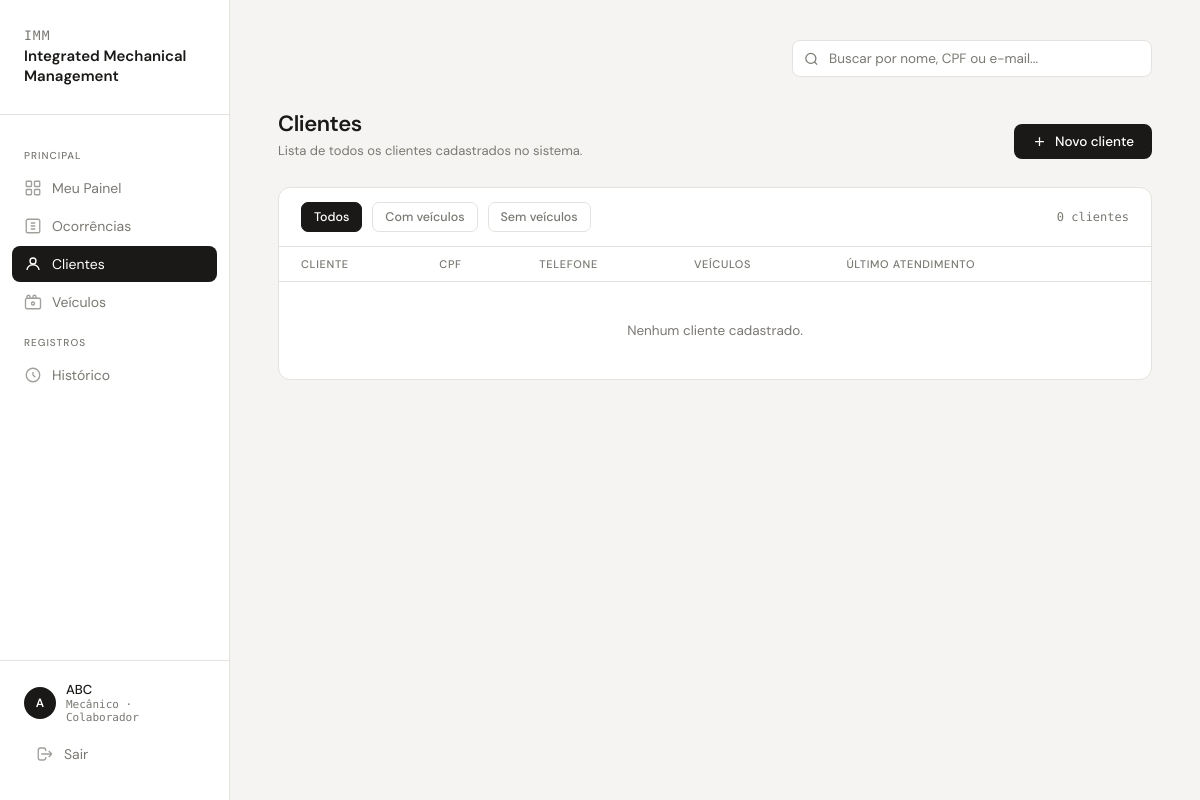
Before: /colaborador/visualizar_clientes.php (signed in) with the older database file.
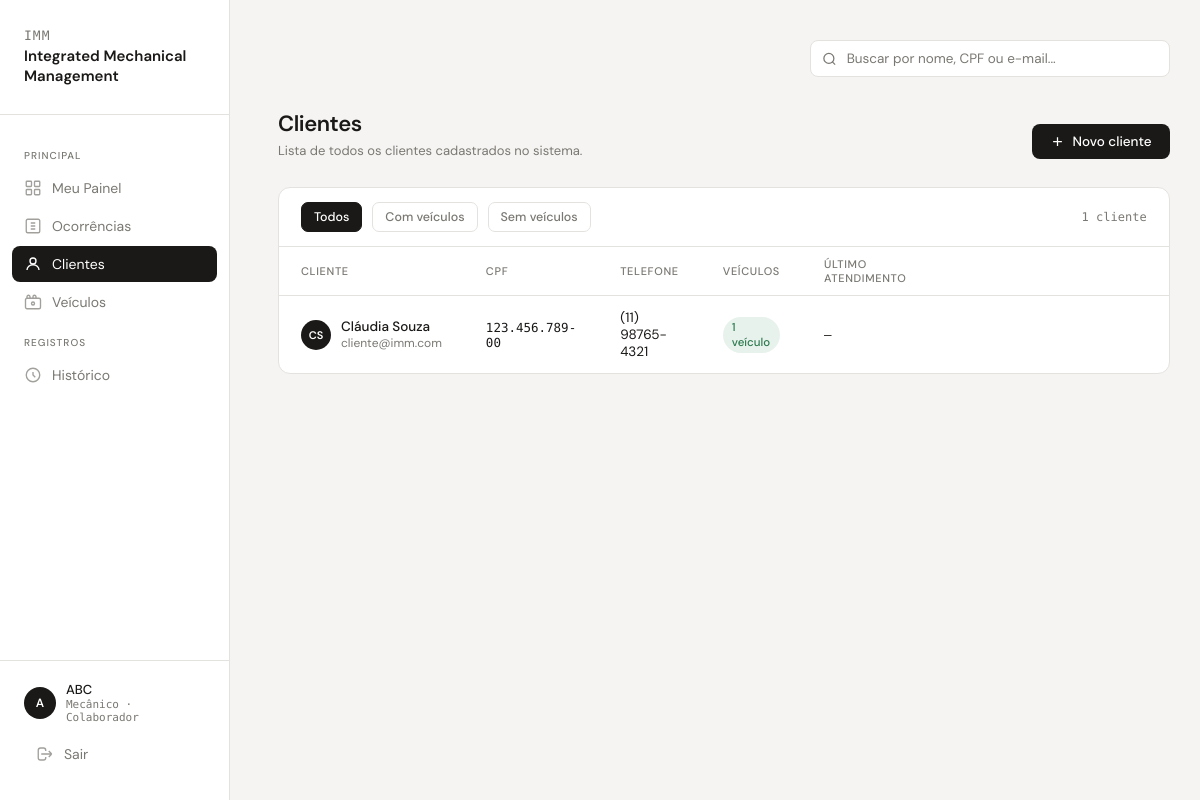
After: the same page with the newer database file.
### tables this page shows
CREATE TABLE `cliente` (
  `id` char(36) NOT NULL DEFAULT uuid(),
  `nome` varchar(100) NOT NULL,
  `cpf` varchar(11) NOT NULL,
  `email` varchar(100) NOT NULL,
  `senha` varchar(100) NOT NULL,
  `telefone` varchar(15) DEFAULT NULL,
  `endereco` varchar(100) NOT NULL
);

### includes/app.php (called while the page is built, shortened)
<?php
require __DIR__ . '/db.php';
require __DIR__ . '/layout.php';
function db_exec(string $sql, array $params = []): mysqli_stmt {
    global $conn;
    $stmt = $conn->prepare($sql);
    $stmt->execute();
    return $stmt;
}
function db_all(string $sql, array $params = []): array {
    return db_exec($sql, $params)->get_result()->fetch_all(MYSQLI_ASSOC);
}
function e($s): string { return htmlspecialchars((string)$s, ENT_QUOTES, 'UTF-8'); }
function so_digitos($s): string { return preg_replace('/\D/', '', (string)$s); }
function initials(string $nome): string {
    $parts = preg_split('/\s+/', trim($nome));
    $i = mb_strtoupper(mb_substr($parts[0] ?? '', 0, 1));
    if (count($parts) > 1) $i .= mb_strtoupper(mb_substr(end($parts), 0, 1));
    return $i;
}
function fmt_cpf($cpf): string {
    return preg_replace('/(\d{3})(\d{3})(\d{3})(\d{2})/', '$1.$2.$3-$4', (string)$cpf);
}
function fmt_tel($tel): string {
    $t = so_digitos($tel);
    if (strlen($t) === 11) return preg_replace('/(\d{2})(\d{5})(\d{4})/', '($1) $2-$3', $t);
    return $t !== '' ? $t : '—';
}
function fmt_data($d): string { return $d ? date('d/m/Y', strtotime($d)) : '—'; }
function plural(int $n, string $sing, string $plur): string { return $n . ' ' . ($n === 1 ? $sing : $plur); }
function usuario(): ?array { return $_SESSION['user'] ?? null; }

### colaborador/visualizar_clientes.php (the view, shortened to what the changed rows need)
<?php
require __DIR__ . '/../includes/app.php';
$clientes = db_all("SELECT c.id, c.nome, c.cpf, c.email, c.telefone, c.endereco,
                           (SELECT COUNT(*) FROM veiculo v WHERE v.idCliente = c.id) AS veiculos,
                           (SELECT COUNT(*) FROM protocolo p JOIN veiculo v ON v.id = p.idVeiculo
                            WHERE v.idCliente = c.id AND p.status IN ('ABERTO','EM_ATENDIMENTO')) AS ativos,
                           (SELECT MAX(p.dataFinalizacao) FROM protocolo p JOIN veiculo v ON v.id = p.idVeiculo
                            WHERE v.idCliente = c.id AND p.status = 'FINALIZADO') AS ultimo
                    FROM cliente c ORDER BY c.nome");
?>
<!DOCTYPE html>
<html lang="pt-BR">
<head>
</head>
<body>
<?php sidebar('clientes'); ?>
<main>
  <div class="table-card">
    <div class="table-toolbar">
      <button class="filter-btn active" onclick="setFilter('all',this)">Todos</button>
      <button class="filter-btn" onclick="setFilter('ativo',this)">Com veículos</button>
      <button class="filter-btn" onclick="setFilter('sem',this)">Sem veículos</button>
      <span class="table-count" id="count"><?= plural(count($clientes), 'cliente', 'clientes') ?></span>
    </div>
    <table id="clients-table">
      <thead>
        <tr>
          <th>Cliente</th>
          <th>CPF</th>
          <th>Telefone</th>
          <th>Veículos</th>
          <th>Último atendimento</th>
          <th></th>
        </tr>
      </thead>
      <tbody id="table-body">
        <?php if (!$clientes): ?>
          <tr class="empty-row"><td colspan="6">Nenhum cliente cadastrado.</td></tr>
        <?php endif; ?>
        <?php foreach ($clientes as $c):
          $nv = (int)$c['veiculos'];
          $badgeCls = $nv === 0 ? 'done' : ((int)$c['ativos'] > 0 ? 'prog' : 'open');
        ?>
        <tr data-filter="<?= $nv ? 'ativo' : 'sem' ?>">
          <td><div class="client-chip"><div class="c-avatar"><?= e(initials($c['nome'])) ?></div><div><div class="c-name"><?= e($c['nome']) ?></div><div class="c-email"><?= e($c['email']) ?></div></div></div></td>
          <td class="td-mono"><?= e(fmt_cpf($c['cpf'])) ?></td>
          <td><?= e(fmt_tel($c['telefone'])) ?></td>
          <td><span class="badge <?= $badgeCls ?>"><?= $nv ? plural($nv, 'veículo', 'veículos') : 'Nenhum' ?></span></td>
          <td class="td-mono"><?= fmt_data($c['ultimo']) ?></td>
          <td></td>
        </tr>
        <?php endforeach; ?>
      </tbody>
    </table>
  </div>
</main>
</body>
</html>

### includes/layout.php (shortened to what the changed rows need)
<?php
function menu_do_perfil(string $perfil): array {
    return match ($perfil) {
        'ADMIN' => [
            'Principal' => [
                ['dashboard',     'Dashboard',     'admin/dashboard.php'],
                ['clientes',      'Clientes',      'colaborador/visualizar_clientes.php'],
                ['veiculos',      'Veículos',      'colaborador/veiculos.php'],
                ['ocorrencias',   'Ocorrências',   'colaborador/registrar_ocorrencia.php'],
                ['colaboradores', 'Colaboradores', 'admin/gerenciar_colaboradores.php'],
            ],
            'Registros' => [['historico', 'Histórico', 'admin/historico.php']],
        ],
        'COLABORADOR' => [
            'Principal' => [
                ['dashboard',   'Meu Painel',  'colaborador/dashboard.php'],
                ['ocorrencias', 'Ocorrências', 'colaborador/registrar_ocorrencia.php'],
                ['clientes',    'Clientes',    'colaborador/visualizar_clientes.php'],
                ['veiculos',    'Veículos',    'colaborador/veiculos.php'],
            ],
            'Registros' => [['historico', 'Histórico', 'admin/historico.php']],
        ],
        default => [
            'Principal' => [
                ['dashboard',   'Meu Painel',    'cliente/dashboard.php'],
                ['veiculos',    'Meus Veículos', 'cliente/meus_veiculos.php'],
                ['ocorrencias', 'Ocorrências',   'cliente/visualizar_ocorrencias.php'],
            ],
            'Registros' => [['historico', 'Histórico', 'cliente/historico.php']],
            'Conta'     => [['perfil', 'Meu Perfil', 'cliente/perfil.php']],
        ],
    };
}
function sidebar(string $ativo): void {
    $u = usuario();
    ?>
<aside>
  <nav>
    <?php foreach (menu_do_perfil($u['perfil']) as $secao => $itens): ?>
      <span class="nav-label"><?= e($secao) ?></span>
      <?php foreach ($itens as [$chave, $rotulo, $caminho]): ?>
        <a class="nav-item<?= $chave === $ativo ? ' active' : '' ?>" href="../<?= $caminho ?>">
          <svg class="icon" viewBox="0 0 24 24" fill="none" stroke="currentColor" stroke-width="1.8"><?= ICONES[$chave] ?></svg>
          <?= e($rotulo) ?>
        </a>
      <?php endforeach; ?>
    <?php endforeach; ?>
  </nav>
</aside>
    <?php
}
    ?>

Changed rows visible on the page:
added cliente: nome "CS", nome "Cláudia Souza", email "cliente@imm.com", cpf "123.456.789-00", telefone "(11) 98765-4321", nv "1 veículo", ultimo "—"
Other visible differences:
plural(count($clientes), 'cliente', 'clientes'): "0 clientes" → "1 cliente"
text no longer shown: "Nenhum cliente cadastrado."
